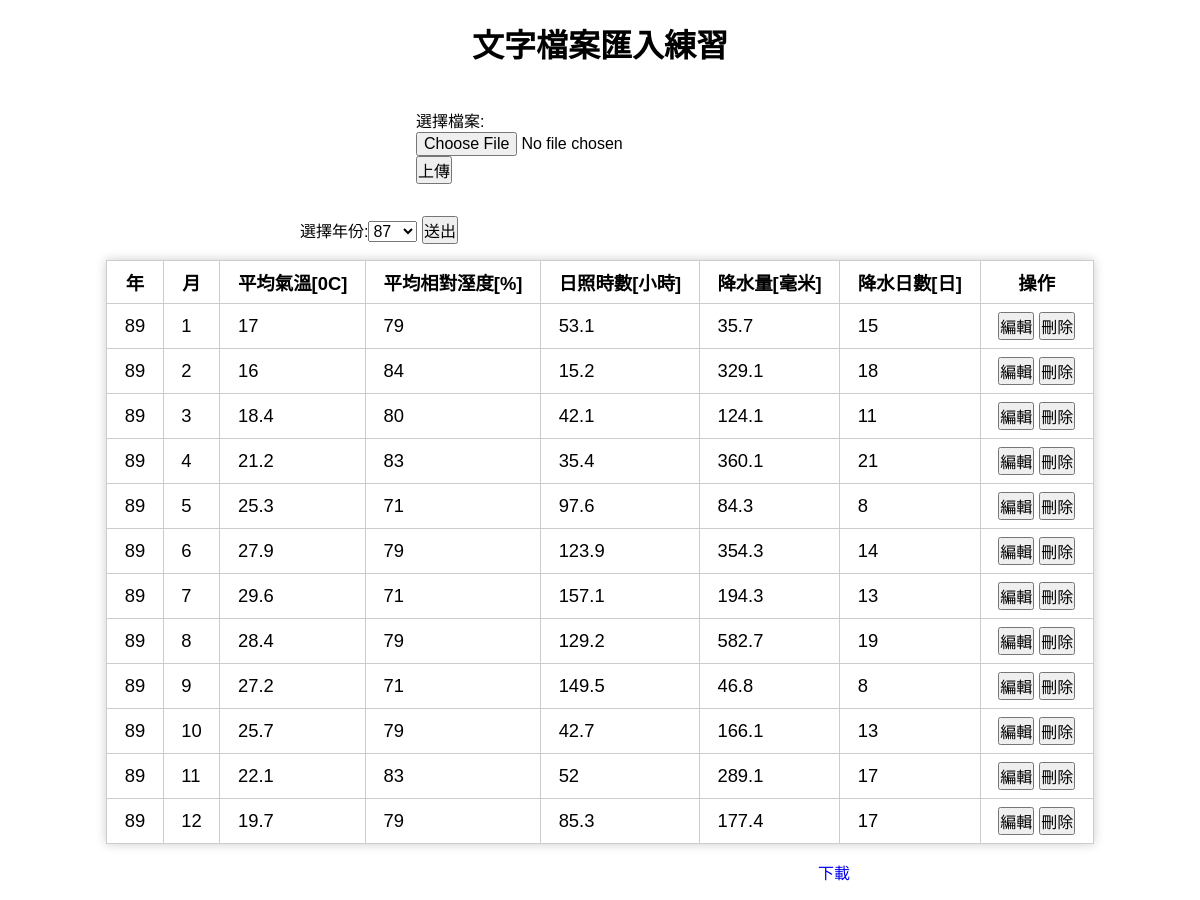
The app's page /text-import.php?year=89 with its own data.
### tables this page shows
CREATE TABLE `temperature` (
  `id` int(11) UNSIGNED NOT NULL,
  `year` smallint(4) NOT NULL,
  `month` tinyint(2) NOT NULL,
  `tempe` float NOT NULL,
  `humidity` float NOT NULL,
  `daylight` float NOT NULL,
  `preci` float NOT NULL,
  `preci_days` float NOT NULL
);

### text-import.php (the view, shortened to what this page needs)
<?php
include_once "base.php";
?>
<!DOCTYPE html>
<html lang="en">
<head>
    <link rel="stylesheet" href="style.css">
</head>
<body>
<h1 class="header">文字檔案匯入練習</h1>
<form id="uploadForm" action="?" method="post" enctype="multipart/form-data">
    <div>
        選擇檔案:<input type="file" name="file">
    </div>
    <input type="submit" value="上傳">
</form>
<div style="width:50%;margin:1rem auto;">
<form action="?" method="get">
    選擇年份:<select name="year" >
        <?php
            $years=$pdo->query("SELECT `year` FROM `temperature` GROUP BY `year`")->fetchAll(PDO::FETCH_ASSOC);
            foreach($years as $year){
                echo "<option value='{$year['year']}'>{$year['year']}</option>";
            }
        ?>
    </select>
    <input type="submit" value="送出">
</form>
</div>
<table id="list">
    <tr>
        <th>年</th>
        <th>月</th>
        <th>平均氣溫[0C]</th>
        <th>平均相對溼度[%]</th>
        <th>日照時數[小時]</th>
        <th>降水量[毫米]</th>
        <th>降水日數[日]</th>
        <th>操作</th>
    </tr>
    <?php
    if(isset($_GET['year'])){
        $sql="SELECT * FROM temperature where `year`='{$_GET['year']}'";
    }else{
        $sql="SELECT * FROM temperature";
    }
    $rows=$pdo->query($sql)->fetchAll(PDO::FETCH_ASSOC);
    foreach($rows as $row){
    ?>
    <tr>
        <td><?=$row['year'];?></td>
        <td><?=$row['month'];?></td>
        <td><?=$row['tempe'];?></td>
        <td><?=$row['humidity'];?></td>
        <td><?=$row['daylight'];?></td>
        <td><?=$row['preci'];?></td>
        <td><?=$row['preci_days'];?></td>
        <td>
            <button onclick="location.href='update_row.php?id=<?=$row['id'];?>'">編輯</button>
            <button onclick="location.href='del_row.php?id=<?=$row['id'];?>'">刪除</button>
        </td>
    </tr>
    <?php
    }
    ?>
</table>
<div style="width:500px;margin:1rem auto;text-align:right">
<?php if(isset($_GET['year'])){  ?>
    <a href="paper.csv" download>下載</a>
<?php } ?>
</div>
</body>
</html>

### style.css (style rules this page uses)
* { font-family: "微軟正黑體",Arial, Helvetica, sans-serif; font-size:16px; padding:0; margin:0; list-style-type: none; box-sizing: border-box; text-decoration: none; }
.header { margin:10px auto; padding:10px; text-align: center; font-size:32px; }

### text-import.php (style rules this page uses)
#uploadForm { width:400px; margin:1rem auto; font-size:1.25rem; padding:1rem; }
#list { border-collapse: collapse; box-shadow: 0 0 10px #ccc; margin:1rem auto; }
#list td,#list th { border:1px solid #ccc; padding:0.5rem 1.1rem; font-size:1.15rem; }

### records on screen
temperature: year "89", month "1", tempe "17", humidity "79", daylight "53.1", preci "35.7", preci_days "15"
temperature: year "89", month "2", tempe "16", humidity "84", daylight "15.2", preci "329.1", preci_days "18"
temperature: year "89", month "3", tempe "18.4", humidity "80", daylight "42.1", preci "124.1", preci_days "11"
temperature: year "89", month "4", tempe "21.2", humidity "83", daylight "35.4", preci "360.1", preci_days "21"
temperature: year "89", month "5", tempe "25.3", humidity "71", daylight "97.6", preci "84.3", preci_days "8"
temperature: year "89", month "6", tempe "27.9", humidity "79", daylight "123.9", preci "354.3", preci_days "14"
temperature: year "89", month "7", tempe "29.6", humidity "71", daylight "157.1", preci "194.3", preci_days "13"
temperature: year "89", month "8", tempe "28.4", humidity "79", daylight "129.2", preci "582.7", preci_days "19"
temperature: year "89", month "9", tempe "27.2", humidity "71", daylight "149.5", preci "46.8", preci_days "8"
temperature: year "89", month "10", tempe "25.7", humidity "79", daylight "42.7", preci "166.1", preci_days "13"
temperature: year "89", month "11", tempe "22.1", humidity "83", daylight "52", preci "289.1", preci_days "17"
temperature: year "89", month "12", tempe "19.7", humidity "79", daylight "85.3", preci "177.4", preci_days "17"

### other values on screen
form field year "87"
